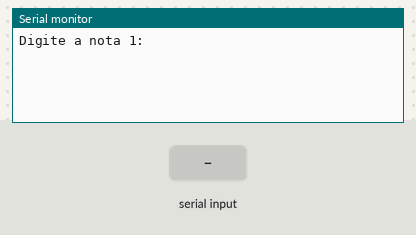
The sketch below on a simulated Arduino Uno, built with avr-gcc and run on an emulated ATmega328P. On the bench: the last lines printed to the serial monitor. The inputs (shaded band) are chosen by the test bench.

Above: at 2.2 s.
2.3 s: "90,45\n" received over Serial
At 4.3 s:
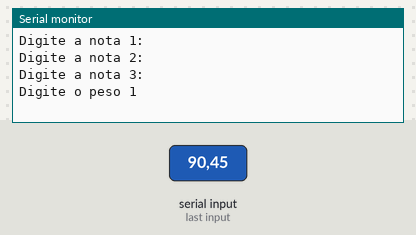
4.8 s: "30,150\n" received over Serial
At 6.2 s:
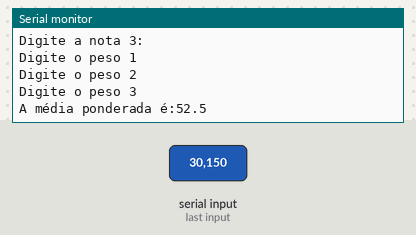
Timing chart, 0 to 7.8 s (numbered marks = the images above; inputs shaded):
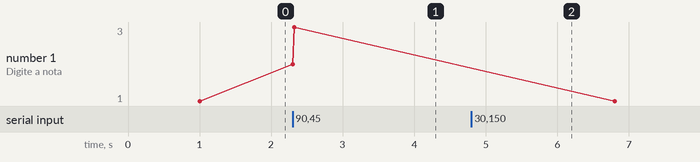

Measured:
- after the input at 2.3 s, the serial monitor: prints a new line at once (image 1)
- after the input at 4.8 s, the serial monitor: prints a new line at once (image 2)
- plotted number 1: 1 → 3 after the input at 2.3 s

The sketch:

Entrada_Dados_Media_Funcao.ino
```cpp
/*Declaração das variavéis /
números Reais*/
float N1, N2, N3, P1, P2, P3, M;

void setup() {
 //Inicia a comunicação com o Serial Monitor
 Serial.begin(9600);

 delay(1000); //Espera estratégica

}

void loop() {
 Serial.println("Digite a nota 1:");

//while = comando de repetição "enquanto"

 N1 = aguardaEntrada();

 Serial.println("Digite a nota 2:");
 N2 = aguardaEntrada();

 Serial.println("Digite a nota 3:");
 N3 = aguardaEntrada();

 //Atribuição dos pesos
 Serial.println("Digite o peso 1");
 P1 = aguardaEntrada();

 //Atribuição dos pesos
 Serial.println("Digite o peso 2");
P2 = aguardaEntrada();

 //Atribuição dos pesos
 Serial.println("Digite o peso 3");
 P3 = aguardaEntrada();

 //Cálculo da média ponderada:
 M = (N1*P1 + N2*P2 + N3*P3) / (P1 + P2 + P3);

 //Exibe o valor da média calculada
 Serial.print("A média ponderada é:");
 Serial.println(M, 1);
 delay(1000);
}


//Criando uma função chamada
float aguardaEntrada(){
  while(!Serial.available()){
    //Aguarda até que um valor seja digitado
  }

  //Retornar o valor digitado no serial em tipo float
  return Serial.parseFloat();


}
```
